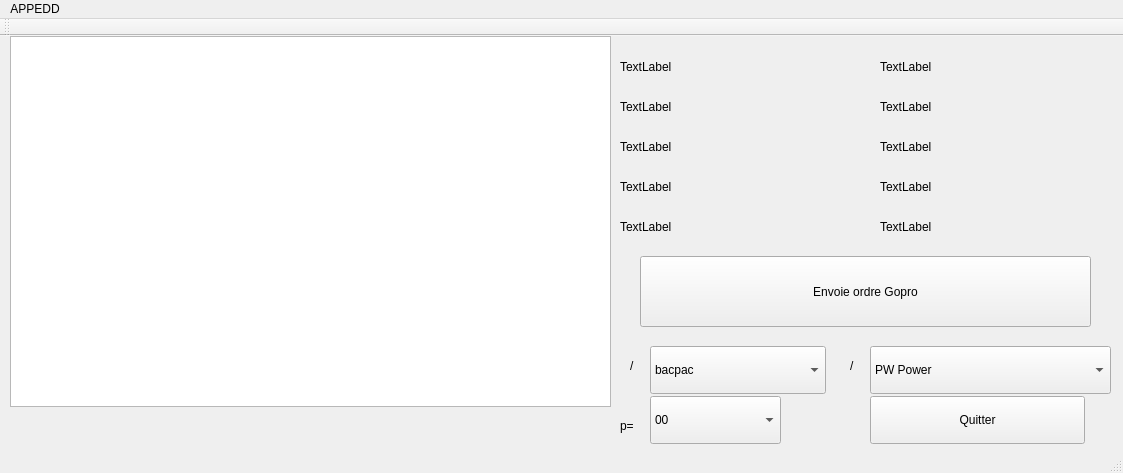
<?xml version="1.0" encoding="UTF-8"?>
<ui version="4.0">
 <class>AppEdd</class>
 <widget class="QMainWindow" name="AppEdd">
  <property name="geometry">
   <rect>
    <x>0</x>
    <y>0</y>
    <width>1123</width>
    <height>473</height>
   </rect>
  </property>
  <property name="windowTitle">
   <string>AppEdd</string>
  </property>
  <property name="styleSheet">
   <string notr="true">font: 75 italic 12pt &quot;Serif&quot;; </string>
  </property>
  <widget class="QWidget" name="centralWidget">
   <widget class="QLabel" name="Capteur1">
    <property name="geometry">
     <rect>
      <x>620</x>
      <y>20</y>
      <width>67</width>
      <height>21</height>
     </rect>
    </property>
    <property name="text">
     <string>TextLabel</string>
    </property>
   </widget>
   <widget class="QLabel" name="Capteur2">
    <property name="geometry">
     <rect>
      <x>620</x>
      <y>60</y>
      <width>67</width>
      <height>21</height>
     </rect>
    </property>
    <property name="text">
     <string>TextLabel</string>
    </property>
   </widget>
   <widget class="QLabel" name="Capteur3">
    <property name="geometry">
     <rect>
      <x>620</x>
      <y>100</y>
      <width>67</width>
      <height>21</height>
     </rect>
    </property>
    <property name="text">
     <string>TextLabel</string>
    </property>
   </widget>
   <widget class="QLabel" name="Capteur4">
    <property name="geometry">
     <rect>
      <x>620</x>
      <y>140</y>
      <width>67</width>
      <height>21</height>
     </rect>
    </property>
    <property name="text">
     <string>TextLabel</string>
    </property>
   </widget>
   <widget class="QLabel" name="Capteur5">
    <property name="geometry">
     <rect>
      <x>880</x>
      <y>100</y>
      <width>67</width>
      <height>21</height>
     </rect>
    </property>
    <property name="text">
     <string>TextLabel</string>
    </property>
   </widget>
   <widget class="QLabel" name="Capteur6">
    <property name="geometry">
     <rect>
      <x>620</x>
      <y>180</y>
      <width>67</width>
      <height>21</height>
     </rect>
    </property>
    <property name="text">
     <string>TextLabel</string>
    </property>
   </widget>
   <widget class="QLabel" name="Capteur7">
    <property name="geometry">
     <rect>
      <x>880</x>
      <y>20</y>
      <width>67</width>
      <height>21</height>
     </rect>
    </property>
    <property name="text">
     <string>TextLabel</string>
    </property>
   </widget>
   <widget class="QLabel" name="Capteur8">
    <property name="geometry">
     <rect>
      <x>880</x>
      <y>60</y>
      <width>67</width>
      <height>21</height>
     </rect>
    </property>
    <property name="text">
     <string>TextLabel</string>
    </property>
   </widget>
   <widget class="QLabel" name="Capteur9">
    <property name="geometry">
     <rect>
      <x>880</x>
      <y>140</y>
      <width>67</width>
      <height>21</height>
     </rect>
    </property>
    <property name="text">
     <string>TextLabel</string>
    </property>
   </widget>
   <widget class="QLabel" name="Capteur10">
    <property name="geometry">
     <rect>
      <x>880</x>
      <y>180</y>
      <width>67</width>
      <height>21</height>
     </rect>
    </property>
    <property name="text">
     <string>TextLabel</string>
    </property>
   </widget>
   <widget class="QTextEdit" name="teTexte">
    <property name="geometry">
     <rect>
      <x>10</x>
      <y>0</y>
      <width>601</width>
      <height>371</height>
     </rect>
    </property>
   </widget>
   <widget class="QPushButton" name="pbEnvoieOrdre">
    <property name="geometry">
     <rect>
      <x>640</x>
      <y>220</y>
      <width>451</width>
      <height>71</height>
     </rect>
    </property>
    <property name="text">
     <string>Envoie ordre Gopro</string>
    </property>
   </widget>
   <widget class="QComboBox" name="cbRep">
    <property name="geometry">
     <rect>
      <x>650</x>
      <y>310</y>
      <width>176</width>
      <height>48</height>
     </rect>
    </property>
    <item>
     <property name="text">
      <string>bacpac</string>
     </property>
    </item>
    <item>
     <property name="text">
      <string>camera</string>
     </property>
    </item>
   </widget>
   <widget class="QComboBox" name="cbApp">
    <property name="geometry">
     <rect>
      <x>870</x>
      <y>310</y>
      <width>241</width>
      <height>48</height>
     </rect>
    </property>
    <item>
     <property name="text">
      <string>PW Power</string>
     </property>
    </item>
    <item>
     <property name="text">
      <string>BS BIP sound</string>
     </property>
    </item>
    <item>
     <property name="text">
      <string>LL Localisation</string>
     </property>
    </item>
    <item>
     <property name="text">
      <string>TI Timer</string>
     </property>
    </item>
    <item>
     <property name="text">
      <string>PR Photo résolution</string>
     </property>
    </item>
    <item>
     <property name="text">
      <string>FV FOV ?</string>
     </property>
    </item>
    <item>
     <property name="text">
      <string>SH Capture</string>
     </property>
    </item>
    <item>
     <property name="text">
      <string>VR Vidéo résolution</string>
     </property>
    </item>
    <item>
     <property name="text">
      <string>UP Orientation</string>
     </property>
    </item>
    <item>
     <property name="text">
      <string>CM Mode Caméra</string>
     </property>
    </item>
    <item>
     <property name="text">
      <string>PV Preview</string>
     </property>
    </item>
   </widget>
   <widget class="QComboBox" name="cbVal">
    <property name="geometry">
     <rect>
      <x>650</x>
      <y>360</y>
      <width>131</width>
      <height>48</height>
     </rect>
    </property>
    <item>
     <property name="text">
      <string>00</string>
     </property>
    </item>
    <item>
     <property name="text">
      <string>01</string>
     </property>
    </item>
    <item>
     <property name="text">
      <string>02</string>
     </property>
    </item>
    <item>
     <property name="text">
      <string>03</string>
     </property>
    </item>
    <item>
     <property name="text">
      <string>04</string>
     </property>
    </item>
    <item>
     <property name="text">
      <string>05</string>
     </property>
    </item>
   </widget>
   <widget class="QLabel" name="label_1">
    <property name="geometry">
     <rect>
      <x>620</x>
      <y>370</y>
      <width>51</width>
      <height>39</height>
     </rect>
    </property>
    <property name="text">
     <string>p=</string>
    </property>
   </widget>
   <widget class="QLabel" name="label_2">
    <property name="geometry">
     <rect>
      <x>630</x>
      <y>310</y>
      <width>21</width>
      <height>39</height>
     </rect>
    </property>
    <property name="text">
     <string>/</string>
    </property>
   </widget>
   <widget class="QLabel" name="label_3">
    <property name="geometry">
     <rect>
      <x>850</x>
      <y>310</y>
      <width>21</width>
      <height>39</height>
     </rect>
    </property>
    <property name="text">
     <string>/</string>
    </property>
   </widget>
   <widget class="QPushButton" name="pbQuitter">
    <property name="geometry">
     <rect>
      <x>870</x>
      <y>360</y>
      <width>215</width>
      <height>48</height>
     </rect>
    </property>
    <property name="text">
     <string>Quitter</string>
    </property>
   </widget>
  </widget>
  <widget class="QToolBar" name="mainToolBar">
   <attribute name="toolBarArea">
    <enum>TopToolBarArea</enum>
   </attribute>
   <attribute name="toolBarBreak">
    <bool>false</bool>
   </attribute>
  </widget>
  <widget class="QStatusBar" name="statusBar"/>
  <widget class="QMenuBar" name="menuBar">
   <property name="geometry">
    <rect>
     <x>0</x>
     <y>0</y>
     <width>1123</width>
     <height>22</height>
    </rect>
   </property>
   <widget class="QMenu" name="menuAPPEDD">
    <property name="title">
     <string>APPEDD</string>
    </property>
   </widget>
   <addaction name="menuAPPEDD"/>
  </widget>
 </widget>
 <layoutdefault spacing="6" margin="11"/>
 <resources/>
 <connections/>
</ui>
